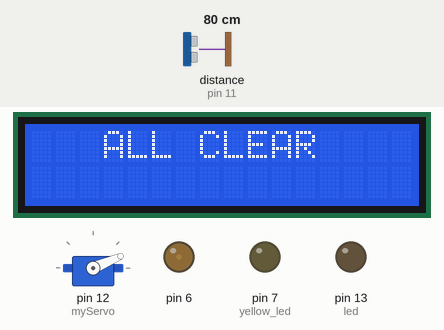
Simulated run of this sketch. Board: Arduino Uno, built with avr-gcc and run on an emulated ATmega328P. On the bench: servo, 16×2 character LCD, output pins drawn as LEDs (lit = HIGH). Wiring (inferred from the names in the program): ultrasonic range finder: trigger pin 10; echo pin 11. Dashed ring = blinking. The test bench sets the inputs (shaded band); at power-on: distance to the obstacle (sensor on pin 11) 80 cm. The echo pulse lasts 58.3 µs per cm; pins used as bus, display or sensor lines are not drawn; what the sketch prints to the serial monitor is not drawn.

Above: at 1.27 s.
1.3 s: distance to the obstacle (sensor on pin 11) set to 2 cm
At 1.51 s:
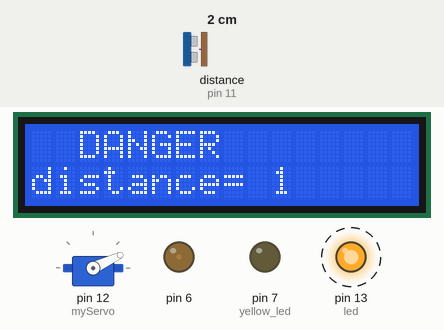
3.0 s: distance to the obstacle (sensor on pin 11) set to 18 cm
At 3.16 s:
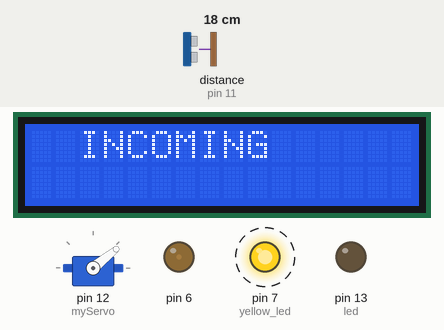
5.0 s: distance to the obstacle (sensor on pin 11) set to 30 cm
6.5 s: distance to the obstacle (sensor on pin 11) set to 35 cm
At 6.64 s:
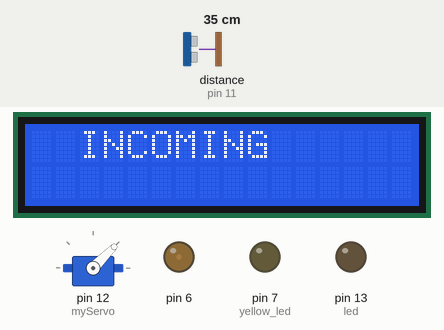
8.6 s: distance to the obstacle (sensor on pin 11) set to 4 cm
At 8.92 s:
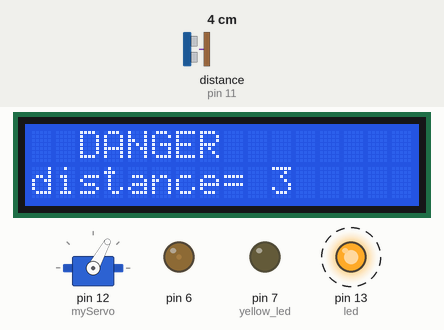
10.3 s: distance to the obstacle (sensor on pin 11) set to 11 cm
At 10.5 s:
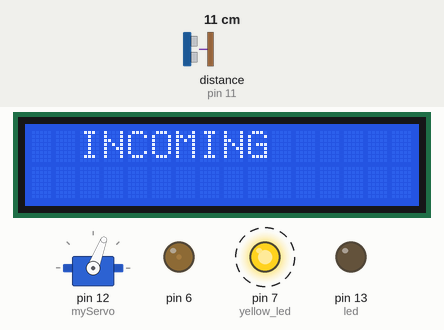
Timing chart, 0 to 17.7 s (numbered marks = the images above; inputs shaded):
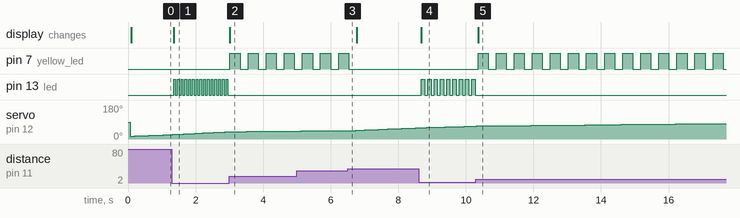

Measured:
- the behaviour switches between 31 and 32 cm on distance to the obstacle (sensor on pin 11) (found by bisection; images 2 and 3)
- after the input at 1.3 s, pin 13 (led): alternates HIGH for 0.05 s and LOW for 0.06 s, starting after 0.05 s; the display: changes after 0.05 s (image 1)
- after the input at 3.0 s, pin 7 (yellow_led): alternates HIGH for 0.30 s and LOW for 0.24 s, starting at once; pin 13 (led): stops changing and stays LOW; the display: changes at once (image 2)
- after the input at 6.5 s, pin 7 (yellow_led): goes on until 6.5 s, then stays LOW
- after the input at 8.6 s, pin 13 (led): alternates HIGH for 0.10 s and LOW for 0.09 s, starting after 0.09 s; the display: changes after 0.09 s (image 4)
- after the input at 10.3 s, pin 7 (yellow_led): alternates HIGH for 0.30 s and LOW for 0.24 s, starting after 0.06 s; pin 13 (led): stops changing and stays LOW; the display: changes after 0.06 s (image 5)

The sketch:

RADAR.ino
```cpp
#include <Servo.h>
#include <LiquidCrystal.h>
const int rs=9,en=8,d4=5,d5=4,d6=3,d7=2;
LiquidCrystal lcd(rs, en, d4, d5, d6, d7); //lcd object
const int trigPin = 10;
const int echoPin = 11;
long duration;
int distance,led=13,yellow_led=7;
Servo myServo; //servo object
void setup()
    {
                pinMode(trigPin, OUTPUT);
                pinMode(echoPin, INPUT);
                pinMode(led, OUTPUT);
                 pinMode(yellow_led, OUTPUT);
                 digitalWrite(led,LOW);
                  digitalWrite(yellow_led,LOW);
                Serial.begin(9600);
                myServo.attach(12); // Defines on which pin is the servo motor attached

                analogWrite(6,20);
              lcd.begin(16,2);

     }
void loop()
  {    lcd.setCursor(0,0);
      lcd.print("hi");
     //llcd();
      digitalWrite(led,LOW);
      for(int i=15;i<=165;i++){
      myServo.write(i);
      delay(30);
      distance = calculateDistance();
      check();
       // Serial.print("angle ");
      Serial.print(i); // Sends the current degree into the Serial Port
      Serial.println(","); // Sends addition character right next to the previous value needed later in the Processing IDE for indexing
       Serial.print(distance);
      Serial.println(".");
      }

      for(int i=165;i>15;i--){
      myServo.write(i);
      delay(30);
      distance = calculateDistance();
      check();


      Serial.print(i);
      Serial.print(",");
      Serial.println(distance);


      Serial.print(".");
      }
   }

int calculateDistance(){

  digitalWrite(trigPin, LOW);
  delayMicroseconds(2);
  digitalWrite(trigPin, HIGH);
  delayMicroseconds(10);
  digitalWrite(trigPin, LOW);
  duration = pulseIn(echoPin, HIGH); // Reads the echoPin, returns the sound wave travel time in microseconds
  distance= duration*0.034/2;

//VSS-GND,VDD-5V,VO-6,RS-13,RW-GND,E-8,A-5V,K-GND
    if(distance<=8)
    {
      lcd.clear();
      lcd.setCursor(0,0);
      lcd.print("  DANGER");
      lcd.setCursor(0,1);
      lcd.print("distance= ");
      lcd.print(distance);
    }else if(distance<=30&&distance>8)
    {
      lcd.clear();
      lcd.setCursor(0,0);
      lcd.print("  INCOMING");
    }else if(distance>1490)
    {
      lcd.clear();
      lcd.setCursor(0,0);
      lcd.print("  REST IN PEACE ");
    }
    else
    {
      lcd.setCursor(0,0);
      lcd.clear();
      lcd.print("   ALL CLEAR");
    }

  return distance;
}
  int check()
  {
    if(distance<=8&&distance>6)
      {
        digitalWrite(led,HIGH);
        delay(300);
        digitalWrite(led,LOW);
        delay(200);
      }else if(distance<=6&&distance>4)
      {
        digitalWrite(led,HIGH);
        delay(200);
        digitalWrite(led,LOW);
        delay(100);
      }else if(distance<=4&&distance>2)
      {
        digitalWrite(led,HIGH);
        delay(100);
        digitalWrite(led,LOW);
        delay(50);
      }else if(distance<=2&&distance>0)
      {
        digitalWrite(led,HIGH);
        delay(50);
        digitalWrite(led,LOW);
        delay(25);
      }else if(distance<=30&&distance>8)
      {
        digitalWrite(yellow_led,HIGH);
        delay(300);
        digitalWrite(yellow_led,LOW);
        delay(200);
      }else if(distance>1490)
      {
        digitalWrite(led,HIGH);
        delay(100);
      }else
      {
        digitalWrite(led,LOW);
        delay(100);
      }
  }
```
